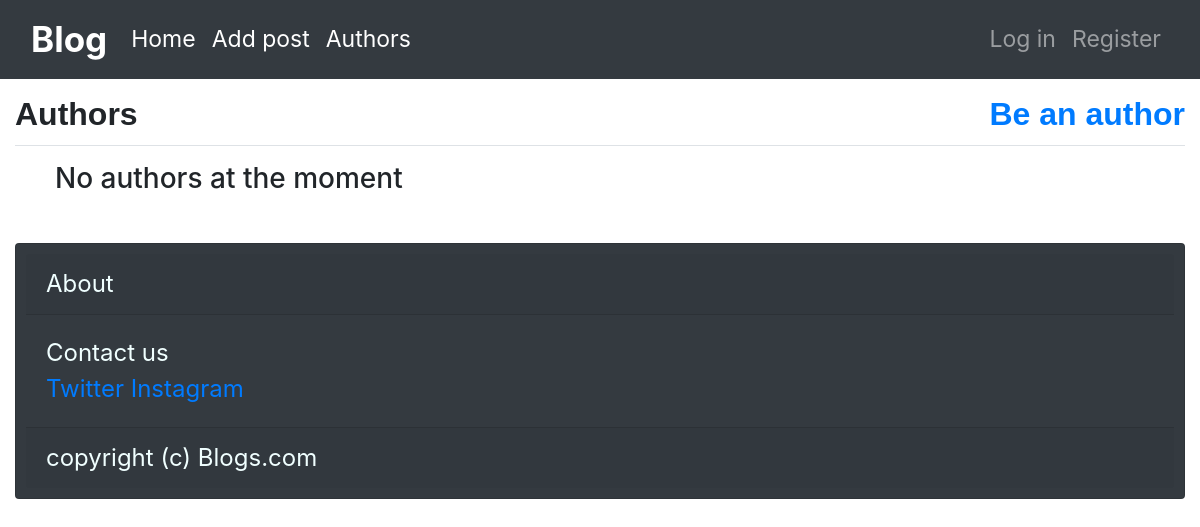
Before: /authors/ with the older database file.
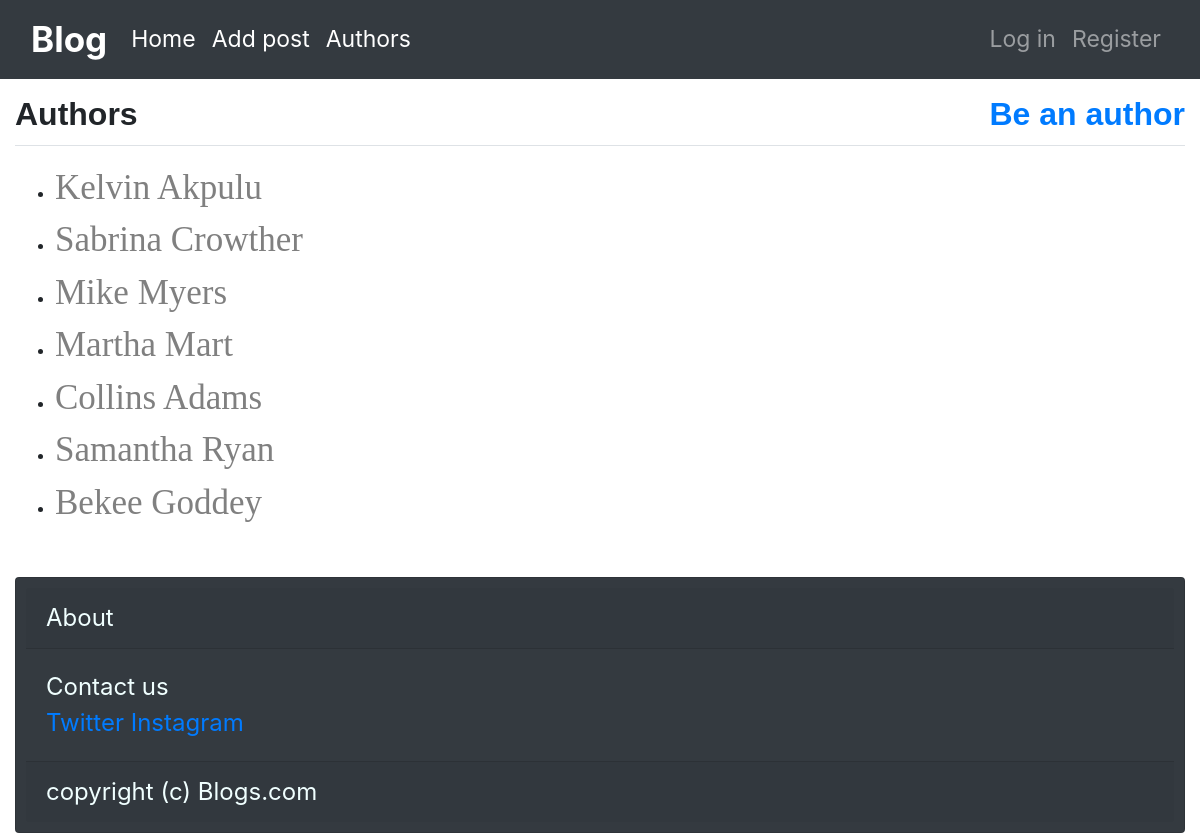
After: the same page with the newer database file.
### blogs/models.py (models this page shows, shortened)
class Author(models.Model):
    user = models.OneToOneField(User, on_delete=models.CASCADE, null=True)
    firstname = models.CharField(max_length=10)
    lastname = models.CharField(max_length=10)
    email = models.EmailField()
    bio = models.TextField(null=True)
    def get_absolute_url(self):
        return reverse("blogs:author", kwargs={"firstname": self.firstname, "lastname":self.lastname})

### blogs/views.py (the view)
# urls.py: path('authors/', views.authors, name='authors'),
def authors(request):
    authors = Author.objects.all()
    context = {'authors':authors}
    return render(request, 'blogs/authorspage.html', context)

### blogs/templates/blogs/authorspage.html
{% extends 'blogs/base.html' %}
{% block page_header %}
<h2> Authors
<a href="{% url 'blogs:beauthor' %}" style="float:right;"> Be an author </a> </h2>
{% endblock %}
{% block content %}
   <div>
   <ul> {% for authors in authors %}
      <li> <a style="color:grey; font-family:calibri; font-size:35px" href="{{ authors.get_absolute_url }}"> {{ authors.firstname|title }} {{authors.lastname|title}} </a> </li>
    {% empty %}
    <h3> No authors at the moment </h3>
    {% endfor %}  </ul>  </div>
{% endblock content %}

### blogs/templates/blogs/base.html (shortened to what this page needs)
{% load bootstrap4 %}
<!DOCTYPE html>
<html lang="en">
<head>
    {% bootstrap_css %}
</head>
<body>
  <nav class="navbar navbar-expand-lg navbar-dark bg-dark" style=" width: 100%;">
      <div class="container-fluid">
        <a class="navbar-brand" style="font-size:35px; font-weight:bolder;" href="{% url 'blogs:index' %}">Blog</a>
      <div class="collapse navbar-collapse" id="navbarCollapse" style="font-size: 23px;">
        <ul class ="navbar-nav mr-auto">
          <li class="nav-item">
            <a class="nav-link active" aria-current="page" href="{% url 'blogs:index' %}"> Home </a> </li>
          <li class="nav-item">
            <a class="nav-link active" aria-current="page" href="{% url 'blogs:create_post' %}"> Add post </a> </li>
          <li class="nav-item">
            <a class="nav-link active" aria-current="page" href="{% url 'blogs:authors' %}"> Authors </a> </li>
        </ul>
        <ul class="navbar-nav ml-auto">
          {% if user.is_authenticated %}
            <li class="nav-item">
              <span class="navbar-text"> Hello, {{ user.username }} |
                </span> </li>
            <li class="nav-item">
              <a class="nav-link" href="{% url 'users:logout' %}"> Log out </a> </li>
          {% else %}
            <li class="nav-item">
              <a class="nav-link" href="{% url 'users:login' %}"> Log in </a> </li>
            <li class="nav-item">
              <a class="nav-link" href="{% url 'users:register' %}"> Register </a> </li>
          {% endif %}
          </ul>
        </div>
      </div>
  </nav>
  <main role="main" class="container-fluid">
    <div class="pb-1 mb-3 mt-3 border-bottom" id="title">
        {% block page_header %} {% endblock page_header %}
    </div>
    <div>
        {% block content %}{% endblock content %}
    </div>
    <div class="card mt-5 bg-dark" id="about" style="width:  100%; padding: 10px;">
      <div class="card-header">
        About <br>
      </div>
      <div class="card-body">
        Contact us <br>
        <a href="https://www.twitter.com">Twitter</a>
        <a href="https://www.instagram.com"> Instagram</a> <br>
      </div>
      <div class="card-footer">
        copyright (c) Blogs.com
      </div>
    </div>
  </main>
</body>
</html>

### blogs/templates/blogs/base.html (style rules this page uses)
h2 { font-weight:bold; }
#title { font-family:Sans-serif; font-weight:bold; font-size:30px; }
#about { background-color: slategray; font-size: x-large; color: azure; text-shadow: 10cm; font-weight: normal; }
a { text-decoration: none; }

Changed rows visible on the page:
added Author: firstname "Kelvin", lastname "Akpulu"
added Author: firstname "Sabrina", lastname "Crowther"
added Author: firstname "Mike", lastname "Myers"
added Author: firstname "Martha", lastname "Mart"
added Author: firstname "Collins", lastname "Adams"
added Author: firstname "Samantha", lastname "Ryan"
added Author: firstname "Bekee", lastname "Goddey"
Other visible differences:
text no longer shown: "No authors at the moment"
